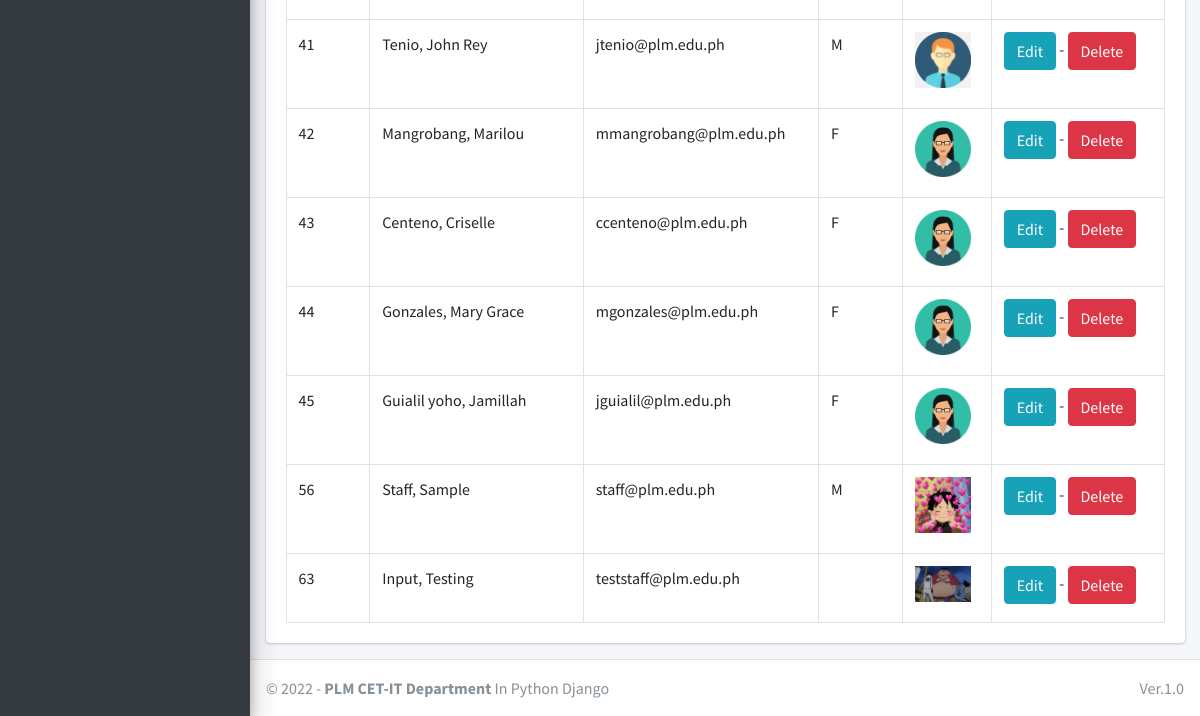
/staff/manage/ (signed in, lower part), run on an earlier commit of the app's database.
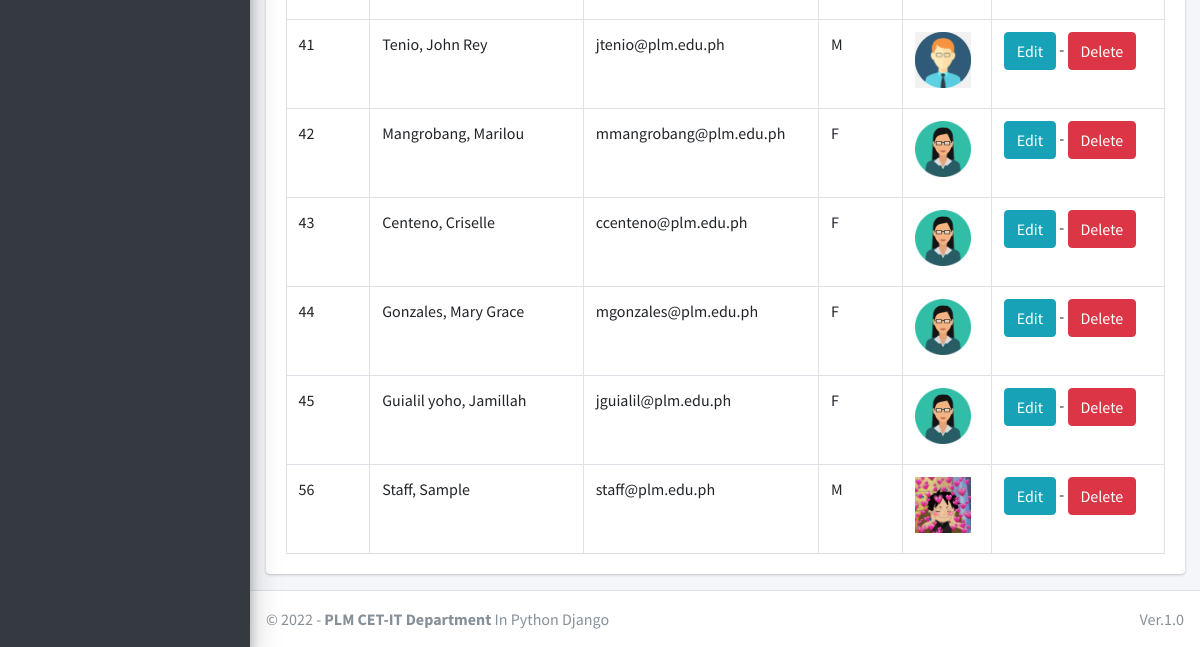
And on a later commit of the database.
### main_app/models.py (models this page shows)
class CustomUser(AbstractUser):
    USER_TYPE = ((1, "HOD"), (2, "Staff"), (3, "Student"))
    GENDER = [("M", "Male"), ("F", "Female")]
    username = None  # Removed username, using email instead
    email = models.EmailField(unique=True)
    user_type = models.CharField(default=1, choices=USER_TYPE, max_length=1)
    gender = models.CharField(max_length=1, choices=GENDER)
    profile_pic = models.ImageField()
    address = models.TextField()
    fcm_token = models.TextField(default="")  # For firebase notifications
    created_at = models.DateTimeField(auto_now_add=True)
    updated_at = models.DateTimeField(auto_now=True)
    USERNAME_FIELD = "email"
    REQUIRED_FIELDS = []
    objects = CustomUserManager()
    def __str__(self):
        return self.last_name + ", " + self.first_name

### main_app/hod_views.py (the view)
# urls.py: path("staff/manage/", hod_views.manage_staff, name='manage_staff'),
def manage_staff(request):
    allStaff = CustomUser.objects.filter(user_type=2)
    context = {
        'allStaff': allStaff,
        'page_title': 'Manage Faculty'
    }
    return render(request, "hod_template/manage_staff.html", context)

### main_app/templates/hod_template/manage_staff.html (shortened to what this page needs)
{% extends 'main_app/base.html' %}
{% load static %}
{% block content %}
<section class="content">
    <div class="container-fluid">
        <div class="row">
            <div class="col-md-12">
                <div class="card">
                    <div class="card-body">
                        <table id="example2" class="table table-bordered table-hover">
                            <tbody>
                                {% for staff in allStaff %}
                                <tr>
                                    <td>{{staff.id}}</td>
                                    <td>{{staff.last_name}}, {{staff.first_name}}</td>
                                    <td>{{staff.email}}</td>
                                    <td>{{staff.gender}}</td>
                                    <td>
                                        {% if staff.profile_pic == ""  %}
                                        No Image
                                        {% else %}
                                        <img class="img img-fluid mb-2" height="56" width="56"
                                            src="{{staff.profile_pic}}" alt="">
                                        {% endif %}
                                    </td>
                                    <td>
                                        <a href="{% url 'edit_staff' staff.id %}" class="btn btn-info">Edit</a> -
                                        <a href="{% url 'delete_staff' staff.id %}" class="btn btn-danger" onclick="return confirm('Are you sure about this ?')">Delete</a>
                                    </td>
                                </tr>
                                {% endfor %}
                            </tbody>
                        </table>
                    </div>
                </div>
            </div>
        </div>
    </div>
</section>
{% endblock content %}

What changed in the data, as far as the page shows it:
removed CustomUser: id "63", last_name "Input", first_name "Testing", email "teststaff@plm.edu.ph", profile_pic (picture)
